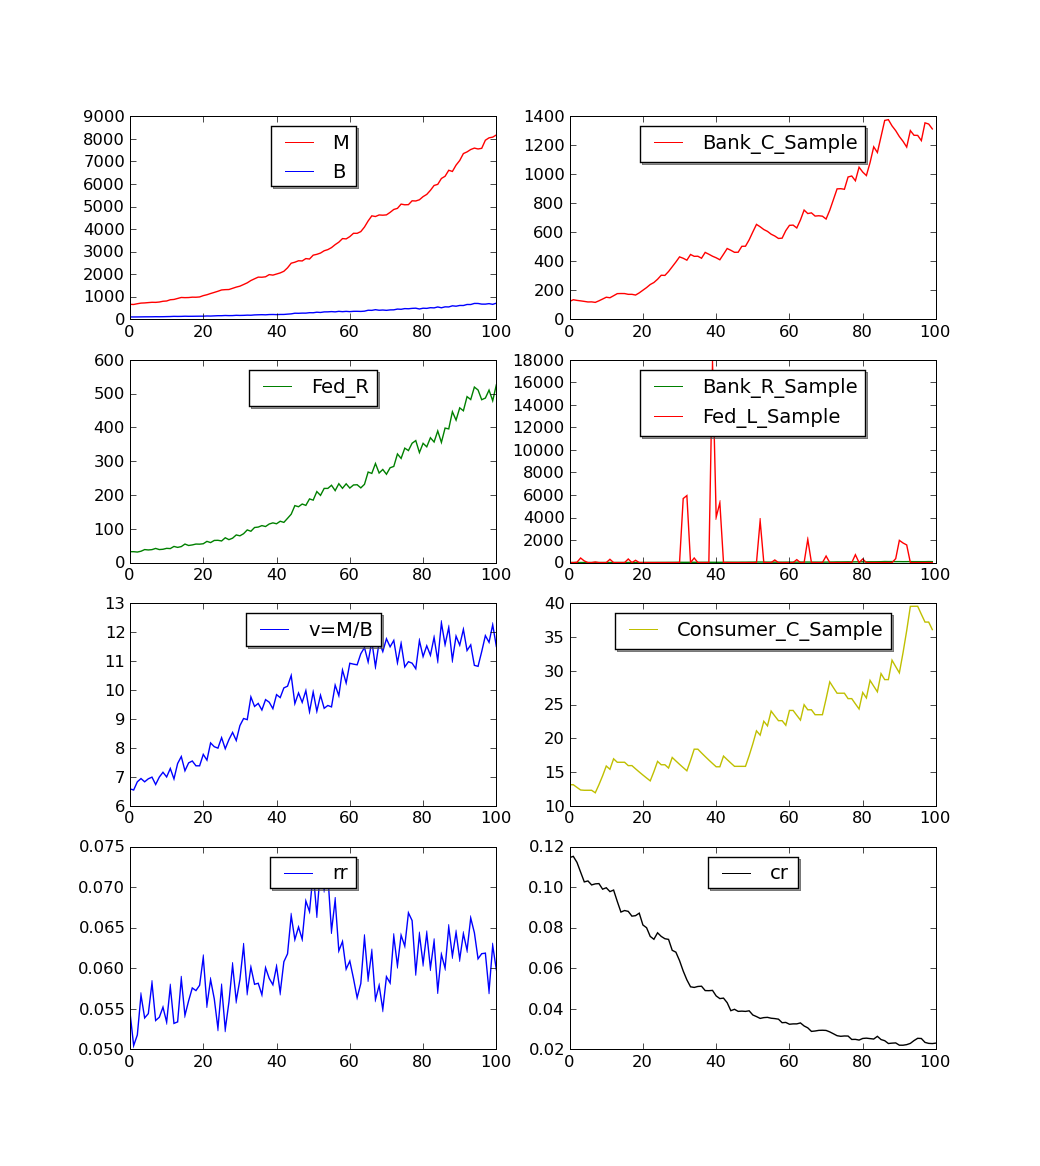

Here is the Python script that generated this plot:
#===============================================================================
# Part C for Assignment 1, Financial Technology
# Yi Wang    
#    yw2298@columbia.edu 
# Yuan Wang
#    yw2326@columbia.edu
#
#===============================================================================

from time import localtime, strftime
import sys
import random
import numpy as np
import matplotlib.pyplot as plt
import pylab

# note.txt records bank failure info etc.
#sys.stdout = open('note.txt','w')
print '# simulation start at', strftime("%a, %d %b %Y %H:%M:%S +0000", localtime())

random.seed(100) # set the random seed
Nb=5 # number of banks
Nc=5 # number of comsumers

#===============================================================================
# Fed interest rate related function definitions
#===============================================================================
Fed_rate = 0.05 # Fed interest rate
def bid_ask():
    """
    in the range of 1-2%
    """
    return random.random()*0.01+0.01
    
SCALAR = 10;
def rate_factor_bank():
    """
    factor to adjust bank's loan bias due to Fed interest rate
    """
    return 1 + Fed_rate * SCALAR

def rate_factor_consumer():
    """
    factor to adjust consumer based on interest rate
    """
    return 1 + (Fed_rate + bid_ask())*SCALAR

#===============================================================================
# Initial value of concerned variables, for Chart Later
#===============================================================================

Fed_R = [0]# total money from bank reserves
#M=[550.]
M=[]
B=[100.]
#rr=[0.1]
#cr=0.1

rr= []
cr= []
#give cr and rr a random init
cr_init = random.uniform(0.1,0.2)
rr_init = random.uniform(0.05,0.06)
rr.append(rr_init)
cr.append(cr_init)

M_init = (cr[0]+1) * B[0] /(cr[0]+rr[0])
M.append(M_init)

#get D which is Total_B_C + R
D_init = M[0]/(cr[0]+1)

Total_Consumer_C_init = M[0]-D_init

#===============================================================================
# Consumer init
#===============================================================================
Consumer_D = [[0,0,0,0,0],[0,0,0,0,0],[0,0,0,0,0],[0,0,0,0,0],[0,0,0,0,0]]
Consumer_L = [[0,0,0,0,0],[0,0,0,0,0],[0,0,0,0,0],[0,0,0,0,0],[0,0,0,0,0]]
#Consumer_C = [10,10,10,10,10]
Consumer_C =[0,0,0,0,0]

for i in range(Nc):
    Consumer_C[i] = Total_Consumer_C_init / 5

GDP_max = 0.1
GDP_min = -0.03

# Bank init
#===============================================================================
#Bank_C = [100,100,100,100,100]
Bank_C = [0,0,0,0,0]
for i in range(Nb):
    Bank_C[i]= D_init / 5

Bank_L = [[0,0,0,0,0],[0,0,0,0,0],[0,0,0,0,0],[0,0,0,0,0],[0,0,0,0,0]]
Bank_R = [0,0,0,0,0]
for i in range(Nb):
    Bank_R[i] = Bank_C[i]*rr[0]
    Bank_C[i] = Bank_C[i] - Bank_R[i]
    
Fed_R[0] = sum(Bank_R)
Fed_L =[0,0,0,0,0]

#===============================================================================
# Sample init
#===============================================================================
Bank_C_Sample = []
Bank_R_Sample = []
Consumer_C_Sample = []
Fed_L_Sample = []

#===============================================================================
# Simulation Start
# Number of simulation cycles
#===============================================================================
Ntime = 100 
for step in range(Ntime):
    Bank_C_prev = Bank_C[:]
    Consumer_C_prev = Consumer_C[:]
    # Make more activities among banks and consumer
    # inner cycle
    for j in range(int(5*random.random())):
        #===============================================================================
        # Consumer & Bank # Nc
        #===============================================================================
        for i in range(Nc):
            deposit_state = random.randrange(0,2)
            loan_state = random.randrange(0,2)
            if (Consumer_C[i]>0) and (deposit_state == 1):
                Consumer_D[i][i] =  random.random() * Consumer_C[i] * rate_factor_consumer()
                Consumer_C[i] = Consumer_C[i] - Consumer_D[i][i]
            if (Consumer_C[i]>0) and (loan_state == 1):
                # if change 0.25 to 0.5, some banks maybe fail
                #0.25 no fail condition
                Consumer_L[i][i] =  0.1*random.random() * Bank_C[i]* rate_factor_bank()
                Consumer_C[i] = Consumer_C[i] + Consumer_L[i][i]
    #        print step,i,str(Consumer_C[i]),str(Consumer_L[i][i]),str(Consumer_D[i][i]),'BEFORE'
    #        if Consumer_C[i]<0:
    #            pass
    #            print step,i,str(Consumer_C[i]),str(Consumer_L[i][i]),str(Consumer_D[i][i])
            
        #===============================================================================
        # Bank & Bank
        # b loan from b+1
        #===============================================================================
        for b in range(Nb):
            bank_loan_state = random.randrange(0,2)
            if (b != 4) and (Bank_C[b+1]>0) and (bank_loan_state == 1):
                Bank_L[b][b+1] = random.random() * Bank_C[b+1] * rate_factor_bank()
    #            print step,b,'bank loan',Bank_L[b][b+1]
            elif(Bank_C[0]>0) and (bank_loan_state == 1) and (b == 4):
                Bank_L[4][0] = random.random() * Bank_C[0] * rate_factor_bank()
            
        #    if (b==0) and (Bank_C[1]>0) and (bank_loan_state == 1):
        #        Bank_L[0][1] = 0.1 * Bank_C[1] + Bank_L[0][1]
        
        #===============================================================================
        # Bank_C update
        #===============================================================================
        for b in range(Nb):
            if(b==0):
                Bank_C[0] = Bank_C[0] + Bank_L[0][1]+ Consumer_D[0][0] - Consumer_L[0][0]-Bank_L[4][0]
            elif(b==4):
                Bank_C[4] = Bank_C[4] + Bank_L[4][0]+ Consumer_D[4][4] - Consumer_L[4][4]-Bank_L[3][4]
            else :
                Bank_C[b] = Bank_C[b] + Bank_L[b][b+1]+ Consumer_D[b][b] - Consumer_L[b][b]-Bank_L[b-1][b]
                
            
    #===============================================================================
    # Fed loan to Bank to bail out
    #===============================================================================
    # calculate Fed_L to Bank
    # if Bank_C<20; Fed loan 10 to Bank
    
    Fed_L =[0,0,0,0,0]
    for b in range(Nb):
        if(0 < Bank_C[b]<=20):
            """ when bank's money goes low """
            Fed_L[b]=Fed_L[b]+9
            Bank_C[b] = Bank_C[b]+ 9
        while(Bank_C[b]<0):
            """ bank failure """
            # always bail out
            print step,'\tBank',b,'fail',round(Bank_C[b],2),
            # Fed bail out bank        
            Bank_C[b] = Bank_C[b]+ 29
            Fed_L[b] = Fed_L[b]+ 29
            print '\tafter bail out', round(Bank_C[b],2)

    #===============================================================================
    # Adjust net assets of consumers and banks
    # according to GDP rate
    #===============================================================================
    for i in range(Nb):
        diff = (Bank_C[i]-Bank_C_prev[i])/Bank_C_prev[i]
        if diff > GDP_max:
            Bank_C[i] = Bank_C_prev[i]*(1+GDP_max)
        if diff < GDP_min:
            Bank_C[i] = Bank_C_prev[i]*(1+GDP_min)
            
    for i in range(Nc):
        diff = (Consumer_C[i]-Consumer_C_prev[i])/Consumer_C_prev[i]
        if diff > GDP_max:
            Consumer_C[i] = Consumer_C_prev[i]*(1+GDP_max)
        if diff < GDP_min:
            Consumer_C[i] = Consumer_C_prev[i]*(1+GDP_min)

    #===============================================================================
    # find new M B
    #===============================================================================
    Total_Bank_Currency = sum(Bank_C)
    Total_Consumer_Currency = sum(Consumer_C)
#    sum all banks reserves
    Fed_R.append(sum(Bank_R))
    # M= Total_Consumer_C + Total_Bank_C + Fed_R
    M.append(Total_Bank_Currency + Total_Consumer_Currency)
    B.append(Total_Consumer_Currency+Fed_R[-1])
    cr.append(Total_Consumer_Currency/Total_Bank_Currency)
    #===============================================================================
    # Fed adjust rr based on new M/B
    #===============================================================================
    
# var step is old step

    if M[step]/B[step]< M[-1]/B[-1]:
        #everytime increase will between 0 and i_max
#        i_max=(1-rr[step])/10
        increase = random.uniform(0,0.1)
        rr.append(rr[step]*(1+increase))
    elif M[step]/B[step] > M[-1]/B[-1]:
        #everytime decrease will between 0 and c
#        d_min=rr[step]/2
        decrease = random.uniform(0,0.1)
        rr.append(rr[step]*(1-decrease))
        
    else:
        rr.append(rr[step])
     #   rr[-1] = rr[step]
    
    #===============================================================================
    # Feb regulate banks through reserve
    # change Bank_R
    #===============================================================================
    for b in range(Nb):
#        brr = Bank_R[b]/(Bank_R[b]+Bank_C[b])
        tempR = rr[step+1]*(Bank_R[b]+Bank_C[b])
        Bank_C[b] = Bank_C[b] + Bank_R[b] - tempR
        Bank_R[b] = tempR
            
    #===============================================================================
    # Bank and Comsumer Assert Change GDP
    #===============================================================================
    
    
    #===============================================================================
    # Bank & Consumer Sample  
    #===============================================================================
    Bank_C_Sample.append(Bank_C[0])
    Bank_R_Sample.append(Bank_R[0])
    Consumer_C_Sample.append(Consumer_C[0])
    Fed_L_Sample.append(Fed_L[0])
        
#===============================================================================
# Simulation End
# end of one cycle        
#===============================================================================

# MB = M/B
MB = [x/y for x,y in zip(M, B)]

#===============================================================================
# Output table to file out.txt
#===============================================================================
sys.stdout = open('p3_table.txt','w')
WIDTH = 14

# Header
print 'step'.ljust(4),\
'M'.rjust(WIDTH),\
'B'.rjust(WIDTH),\
'Fed_R'.rjust(WIDTH),\
'M/B'.rjust(WIDTH),\
'rr'.rjust(WIDTH)

for i in range(Ntime):
    print str(i+1).ljust(4),\
    str(round(M[i],2)).rjust(WIDTH),\
    str(round(B[i],2)).rjust(WIDTH),\
    str(round(Fed_R[i],2)).rjust(WIDTH),\
    str(round(MB[i],2)).rjust(WIDTH),\
    (str(round(rr[i]*100,2))+'%').rjust(WIDTH)

#===============================================================================
# Chart
#===============================================================================

fig = plt.figure(3)
ax = fig.add_subplot(421)
ax.plot(M, 'r-',B,'b-')
ax.legend(('M', 'B'), shadow = True,loc='upper center')

ax = fig.add_subplot(423)
ax.plot(Fed_R,'g-')
ax.legend(('Fed_R',), shadow = True,loc='upper center')

ax = fig.add_subplot(425)
ax.plot(MB, '-')
ax.legend(('v=M/B',), shadow = True,loc='upper center')

ax = fig.add_subplot(427)
ax.plot(rr, '-')
ax.legend((r'rr',), shadow = True,loc='upper center')

#--Sample on the right--------------------------------------------------------------------------- 
ax = fig.add_subplot(422)
ax.plot(Bank_C_Sample, 'r-')
ax.legend(('Bank_C_Sample',), shadow = True,loc='upper center')

ax = fig.add_subplot(424)
ax.plot(Bank_R_Sample,'g-',Fed_L_Sample,'r-')
ax.legend(('Bank_R_Sample','Fed_L_Sample'), shadow = True,loc='upper center')

ax = fig.add_subplot(426)
ax.plot(Consumer_C_Sample,'y-')
ax.legend(('Consumer_C_Sample',), shadow = True,loc='upper center')

ax = fig.add_subplot(428)
ax.plot(cr, 'k-')
ax.legend(('cr',), shadow = True,loc='upper center')

plt.show();
#plt.savefig('p33.png');
